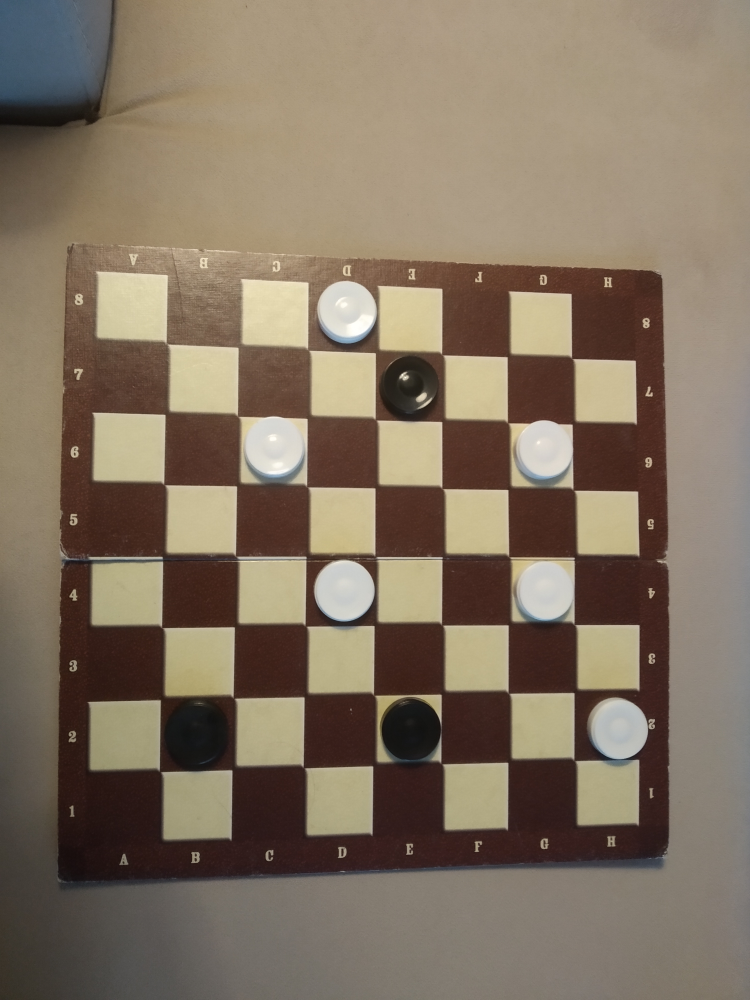
#> input picture checkers/image/plansza2.jpg, 3000 x 4000 px (shown at 1/4 size)
$ python -i board.py   (imports and definitions only)
#> lines starting #> are read from the running program, lines starting #| are printed output that depends on the picture; after the words box and inside, x2 and y2 are one past the last pixel; in counts of white or black regions, pixels touching at a corner belong together
#> further down, picture is the input picture: shape (4000, 3000, 3); mean B, G, R 97.7, 115.3, 130.3
import cv2
import numpy as np
from skimage.exposure import rescale_intensity
from skimage.filters import threshold_yen

from checkers.image.pawn import pawn_exists, detect_pawn_colour


def detect_board(img):
    img_gray = cv2.cvtColor(img, cv2.COLOR_BGR2GRAY)
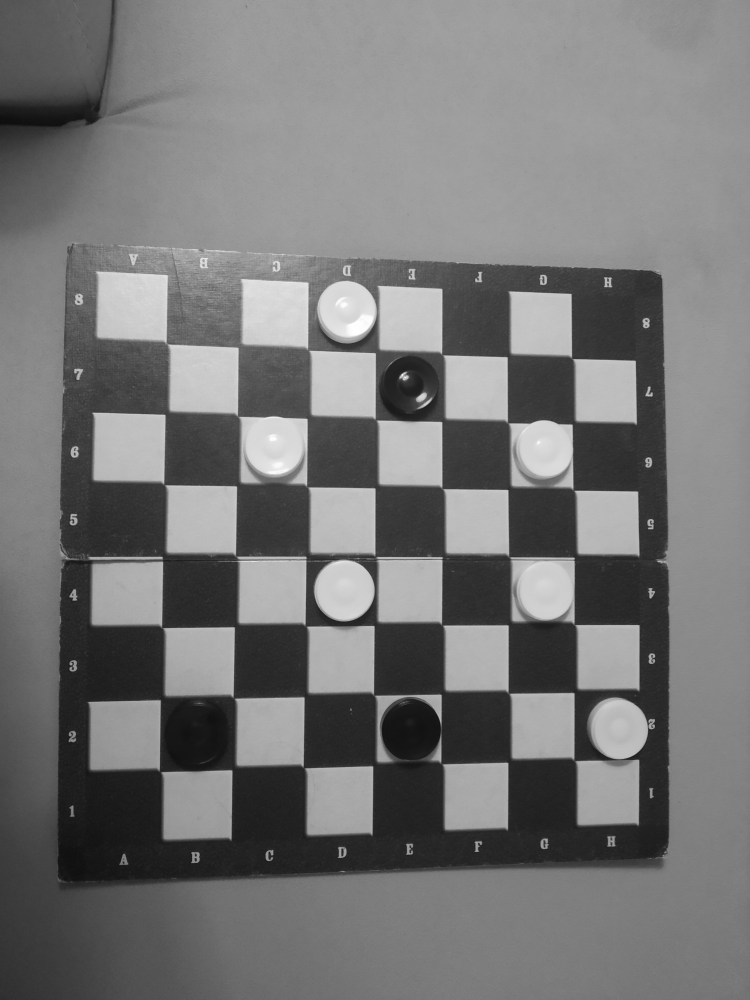
#> img_gray: shape (4000, 3000) (shown at 1/4 size); min 8, max 255, mean 117.8
    img_resized = cv2.resize(img, (0, 0), fx=0.6, fy=0.6)
    img_gray_resized = cv2.resize(img_gray, (0, 0), fx=0.6, fy=0.6)
    ret, thresh = cv2.threshold(img_gray_resized, 90, 255, cv2.THRESH_BINARY)
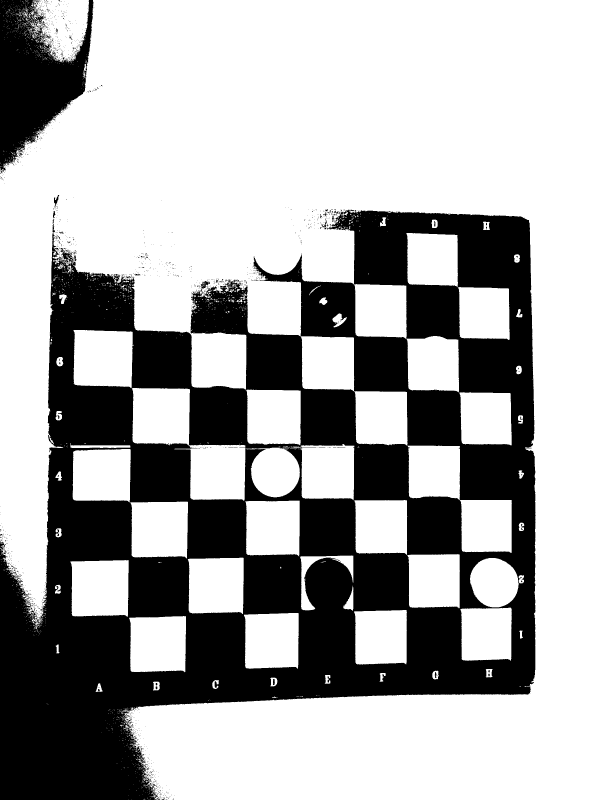
#> thresh: shape (2400, 1800) (shown at 1/3 size); 66.8% white; 1727 black regions (1672 under 20 px), largest, box (x1, y1, x2, y2) and area: (0, 629, 1607, 2400) 1349449, (0, 0, 281, 522) 77881, (602, 843, 630, 865) 283
    kernel = np.ones((7, 7), np.uint8)
    erosion = cv2.erode(thresh, kernel, iterations=1)
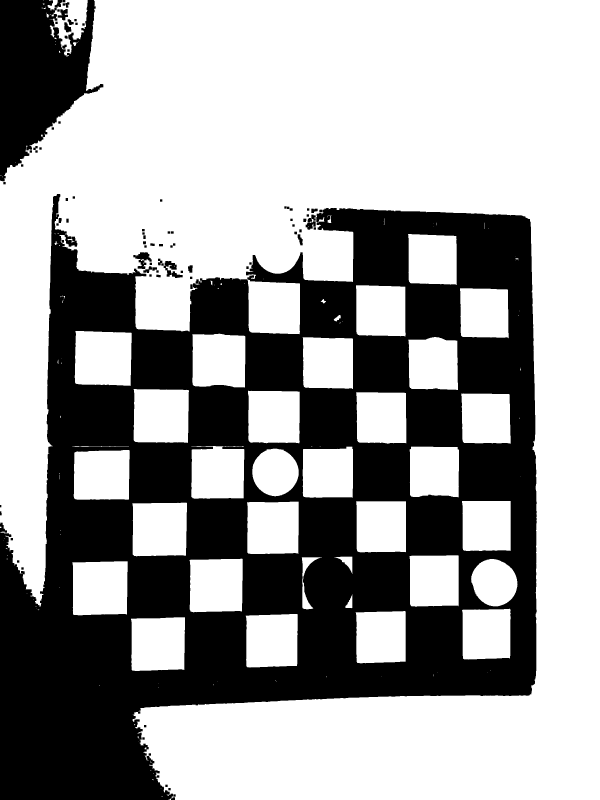
#> erosion: shape (2400, 1800) (shown at 1/3 size); 63.2% white; 89 black regions
    contours, hierarchy = cv2.findContours(erosion, cv2.RETR_TREE, cv2.CHAIN_APPROX_SIMPLE)
#> contours = 216 contours, 92 with area under 20; largest, box (x1, y1, x2, y2) and area: (0, 0, 1800, 2400) 2082624, (224, 993, 395, 1158) 26372, (401, 1167, 567, 1329) 25563, (217, 1684, 383, 1846) 25479, (397, 1508, 561, 1669) 25106
    return crop_board(img_resized, contours)


def create_board_matrix(img):
    board_matrix = np.zeros([8, 8], dtype=int)
    yen_threshold = threshold_yen(img)
    bright = rescale_intensity(img, (0, yen_threshold), (0, 255))
    without_noise = cv2.fastNlMeansDenoisingColored(bright, None, 5, 5, 7, 21)
    for i in range(8):
        for j in range(8):
            square = get_square(img, i, j)
            bright_square = get_square(without_noise, i, j)
            if pawn_exists(square, bright_square):
                colour = detect_pawn_colour(square)
                board_matrix[i][j] = colour.value
    return board_matrix


def crop_board(img, contours):
    filtered_contours = [contour for contour in contours if 1700 < cv2.contourArea(contour) < 3500]
#> filtered_contours = 1 contour; box (x1, y1, x2, y2) and area: (905, 1672, 966, 1828) 2028
    flat_list_x = []
    flat_list_y = []
    for sublist in filtered_contours:
        for item in sublist:
            flat_list_x.append(item[0][0])
            flat_list_y.append(item[0][1])
#> this loop made 1 pass
#> after the loop, flat_list_x = 115 values, max 965 at index 114, min 905 at index 1, mean 923; flat_list_y = 115 values, max 1827 at index 23, min 1672 at index 0, mean 1745.6
    if len(flat_list_x) != 0 and len(flat_list_y) != 0:
        minx = min(flat_list_x)
#> minx = 905
        maxx = max(flat_list_x)
#> maxx = 965
        miny = min(flat_list_y)
#> miny = 1672
        maxy = max(flat_list_y)
#> maxy = 1827
        return img[miny:maxy, minx:maxx]
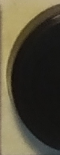
#> returned value: shape (155, 60, 3); mean of channels 0, 1, 2 56.5, 74.3, 79.8; drawn as B, G, R
    print("Cannot detect the board!")


def get_square(img, row, col):
    width = img.shape[0]
    square = width // 8
    x1, y1 = row * square, col * square
    x2, y2 = x1 + square, y1 + square
    return img[x1:x2, y1:y2]

>>> import cv2
>>> picture = cv2.imread('plansza2.jpg')
>>> result = detect_board(picture)
